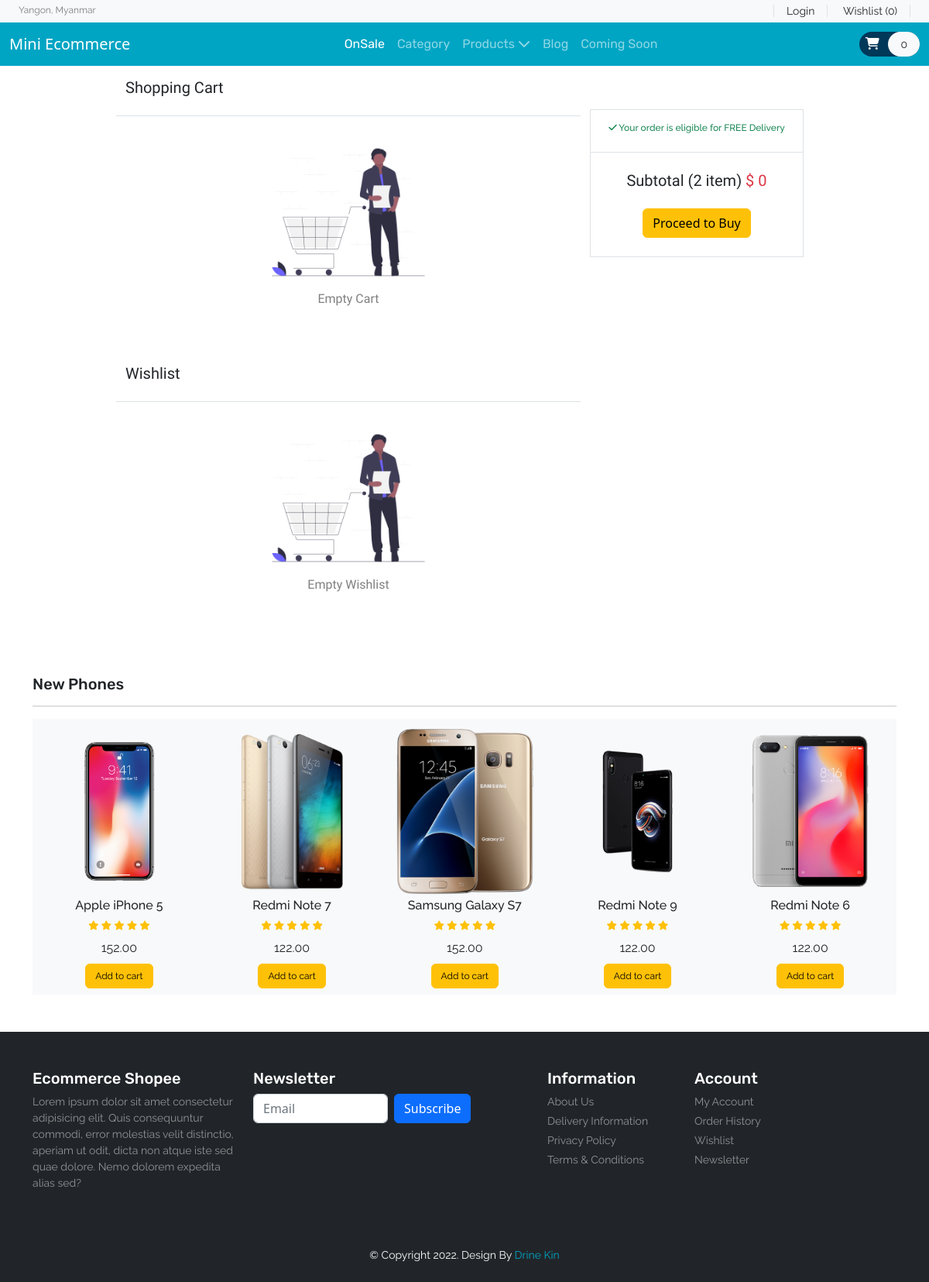
The app's page /cart.php with its own data.
### tables this page shows
CREATE TABLE `product` (
  `item_id` int(11) NOT NULL,
  `item_brand` varchar(200) NOT NULL,
  `item_name` varchar(255) NOT NULL,
  `item_price` double(10,2) NOT NULL,
  `item_image` varchar(255) NOT NULL,
  `item_register` datetime DEFAULT NULL
);

### cart.php (called while the page is built, shortened)
<?php
    include('header.php');
?>
<?php
    count($product->getData('cart')) ? include('Template/_cart.php') : include('Template/notFound/_cart_notFound.php');
    count($product->getData('wishlist')) ? include('Template/_wishlist.php') : include('Template/notFound/_wishlist_notFound.php');
    include('Template/_new-phones.php');
?>
<?php
    include('footer.php');
?>

### database/DBController.php (called while the page is built, shortened)
<?php
class DBController {
    private $host = "localhost";
    private $user = "root";
    private $password = "";
    private $database = "ecommerce";
    public function __construct()
    {
        $this->conn = mysqli_connect($this->host, $this->user, $this->password, $this->database);
    }
}

### functions.php (called while the page is built)
<?php
  require('database/DBController.php');
  require('database/Product.php');
  require('database/Cart.php');
  $db = new DBController();
  $product = new Product($db);
  $product_shuffle = $product->getData();
  $cart = new Cart($db);
?>

### database/Product.php (called while the page is built, shortened)
<?php
class Product {
    public $db = null;
    public function __construct(DBController $db)
    {
        $this->db = $db;
    }
    public function getData($table = 'product') {
        $result = $this->db->conn->query("SELECT * FROM {$table}");
        $resultArray = array();
        while($item = mysqli_fetch_array($result, MYSQLI_ASSOC)) {
            $resultArray[] = $item;
        }
        return $resultArray;
    }
}

### Template/_new-phones.php (the view, shortened to what this page needs)
<?php
    shuffle($product_shuffle);
?>
 <section id="new-phones">
            <div class="container py-5">
                <h4 class="font-rubik font-size-20">New Phones</h4>
                <hr>
                <div class="owl-carousel owl-theme">
                <?php
                shuffle($product_shuffle);
                foreach($product_shuffle as $item) : ?>
                    <div class="item py-2 bg-light">
                        <div class="product font-rale">
                            <a href="product.php?item_id=<?php echo $item['item_id']; ?>"><img src="<?php echo $item['item_image'] ?? './assets/products/1.png' ?>" alt="product 1" class="img-fluid"></a>
                            <div class="text-center">
                                <h6><?php echo $item['item_name'] ?? 'Unknown' ?></h6>
                                <div class="rating text-warning font-size-12">
                                    <span><i class="fas fa-star"></i></span>
                                    <span><i class="fas fa-star"></i></span>
                                    <span><i class="fas fa-star"></i></span>
                                    <span><i class="fas fa-star"></i></span>
                                    <span><i class="fas fa-star"></i></span>
                                </div>
                                <div class="price py-2">
                                    <span><?php echo $item['item_price'] ?? 0; ?></span>
                                </div>
                                <form action="" method="post">
                                <?php
                                    if(in_array($item['item_id'], $cart->getCartId($product->getData('cart')) ?? [])) {
                                        echo '<button type="submit" class="btn btn-success font-size-12" disabled name="new-phones-submit">In the cart</button>';
                                    } else {
                                        echo '<button type="submit" class="btn btn-warning font-size-12" name="new-phones-submit">Add to cart</button>';
                                    }
                                ?>
                                </form>
                            </div>
                        </div>
                    </div>
                    <?php endforeach; ?>
                </div>
            </div>
        </section>

### header.php (shortened to what this page needs)
<?php
  require('functions.php');
?>
<!DOCTYPE html>
<html lang="en">
<head>
    <link href="https://cdn.jsdelivr.net/npm/bootstrap@5.2.1/dist/css/bootstrap.min.css" rel="stylesheet">
    <link rel="stylesheet" href="https://cdnjs.cloudflare.com/ajax/libs/OwlCarousel2/2.3.4/assets/owl.carousel.min.css">
    <link rel="stylesheet" href="https://cdnjs.cloudflare.com/ajax/libs/OwlCarousel2/2.3.4/assets/owl.theme.default.min.css">
    <link rel="stylesheet" href="https://cdnjs.cloudflare.com/ajax/libs/font-awesome/6.2.0/css/all.min.css">
    <link rel="stylesheet" href="style.css">
</head>
<body>
    <header id="header">
        <div class="strip d-flex justify-content-between px-4 py-1 bg-light">
            <p class="font-rale font-size-12 text-black-50 m-0">Yangon, Myanmar</p>
            <div class="font-rale font-size-14">
                <a href="#" class="px-3 border-end border-start text-dark">Login</a>
                <a href="#" class="px-3 border-end text-dark">Wishlist (0)</a>
            </div>
        </div>
        <nav class="navbar navbar-expand-lg navbar-dark color-second-bg">
            <div class="container-fluid">
              <a class="navbar-brand" href="#">Mini Ecommerce</a>
              <div class="collapse navbar-collapse" id="navbarNav">
                <ul class="navbar-nav m-auto font-rubik">
                  <li class="nav-item">
                    <a class="nav-link active" aria-current="page" href="#">OnSale</a>
                  </li>
                  <li class="nav-item">
                    <a class="nav-link" href="#">Category</a>
                  </li>
                  <li class="nav-item">
                    <a class="nav-link" href="#">Products <i class="fas fa-chevron-down"></i></a>
                  </li>
                  <li class="nav-item">
                    <a class="nav-link" href="#">Blog</a>
                  </li>
                  <li class="nav-item">
                    <a class="nav-link" href="#">Coming Soon</a>
                  </li>
                </ul>
                <form action="#" class="font-size-14 font-rale">
                    <a href="cart.php" class="py-2 rounded-pill color-primary-bg">
                        <span class="font-size-16 px-2 text-white"><i class="fas fa-shopping-cart"></i></span>
                        <span class="px-3 py-2 rounded-pill text-dark bg-light"><?php echo count($product->getData('cart')); ?></span>
                    </a>
                </form>
              </div>
            </div>
          </nav>
    </header>
    <main id="main-site">

### Template/notFound/_cart_notFound.php (shortened to what this page needs)
<section id="cart" class="py-3">
       <div class="container-fluid w-75">
           <h5 class="font-bloo font-size-20">Shopping Cart</h5>
           <div class="row">
               <div class="col-sm-8">
               <div class="row border-top py-3 mt-3">
                   <div class="col-sm-12 text-center py-2">
                       <img src="./assets/blog/empty_cart.png" alt="Empty Cart" class="img-fluid" style="height: 200px;">
                       <p class="font-bloo font-size-16 text-black-50">Empty Cart</p>
                   </div>
               </div>
               </div>
               <div class="col-sm-4">
                   <div class="sub-total border text-center mt-2">
                       <h6 class="font-size-12 font-rale text-success py-3"><i class="fas fa-check"></i> Your order is eligible for FREE Delivery</h6>
                       <div class="border-top py-4">
                           <h5 class="font-bloo font-size-20">Subtotal (2 item)&nbsp;<span class="text-danger" >$ <span class="text-danger" id="deal-price"><?php echo isset($subTotal) ? $cart->getSubTotal($subTotal) : 0;  ?></span></h5>
                           <button class="btn btn-warning mt-3">Proceed to Buy</button>
                       </div>
                   </div>
               </div>
           </div>
       </div>
      </section>

### Template/notFound/_wishlist_notFound.php (shortened to what this page needs)
<section id="cart" class="py-3">
       <div class="container-fluid w-75">
           <h5 class="font-bloo font-size-20">Wishlist</h5>
           <div class="row">
               <div class="col-sm-8">
                   <div class="row border-top py-3 mt-3">
                       <div class="col-sm-12 text-center py-2">
                           <img src="./assets/blog/empty_cart.png" alt="Empty Wishlist" class="img-fluid" style="height: 200px;">
                           <p class="font-bloo font-size-16 text-black-50">Empty Wishlist</p>
                       </div>
                   </div>
               </div>
           </div>
       </div>
      </section>

### footer.php (shortened to what this page needs)
</main>
    <footer id="footer" class="text-white bg-dark py-5">
        <div class="container">
            <div class="row">
                <div class="col-lg-3 col-12">
                    <h4 class="font-rubik font-size-20">Ecommerce Shopee</h4>
                    <p class="font-size-14 font-rale text-white-50">Lorem ipsum dolor sit amet consectetur adipisicing elit. Quis consequuntur commodi, error molestias velit distinctio, aperiam ut odit, dicta non atque iste sed quae dolore. Nemo dolorem expedita alias sed?</p>
                </div>
                <div class="col-lg-4 col-12">
                    <h4 class="font-rubik font-size-20">Newsletter</h4>
                    <form class="row g-2">
                        <div class="col">
                            <input type="text" class="form-control" placeholder="Email">
                        </div>
                        <div class="col">
                            <button type="submit" class="btn btn-primary mb-2">Subscribe</button>
                        </div>
                    </form>
                </div>
                <div class="col-lg-2 col-12">
                    <h4 class="font-rubik font-size-20">Information</h4>
                    <div class="d-flex flex-column flex-wrap">
                        <a href="#" class="font-rale font-size-14 text-white-50 pb-1">About Us</a>
                        <a href="#" class="font-rale font-size-14 text-white-50 pb-1">Delivery Information</a>
                        <a href="#" class="font-rale font-size-14 text-white-50 pb-1">Privacy Policy</a>
                        <a href="#" class="font-rale font-size-14 text-white-50 pb-1">Terms & Conditions</a>
                    </div>
                </div>
                <div class="col-lg-2 col-12">
                    <h4 class="font-rubik font-size-20">Account</h4>
                    <div class="d-flex flex-column flex-wrap">
                        <a href="#" class="font-rale font-size-14 text-white-50 pb-1">My Account</a>
                        <a href="#" class="font-rale font-size-14 text-white-50 pb-1">Order History</a>
                        <a href="#" class="font-rale font-size-14 text-white-50 pb-1">Wishlist</a>
                        <a href="#" class="font-rale font-size-14 text-white-50 pb-1">Newsletter</a>
                    </div>
                </div>
            </div>
        </div>
    </footer>
    <div class="copyright text-center bg-dark text-white py-2">
        <p class="font-rale font-size-14">&copy; Copyright 2022. Design By <a href="#" class="color-second">Drine Kin</a></p>
    </div>
</body>
</html>

### style.css (style rules this page uses)
button, button:focus { outline: none !important; box-shadow: none !important; }
a { text-decoration: none; }
.font-bloo { font-family: "Baloo Thambi 2", cursive; }
.font-rale { font-family: "Raleway", cursive; }
.font-rubik { font-family: "Rubik", cursive; }
.font-size-12 { font-size: 12px; }
.font-size-14 { font-size: 14px; }
.font-size-16 { font-size: 16px; }
.font-size-20 { font-size: 20px; }
.color-primary-bg { background: #003859; }
.color-second { color: #00A5C4; }
.color-second-bg { background: #00A5C4; }

### records on screen
product: item_image (picture), item_name "Apple iPhone 5", item_price "152.00"
product: item_image (picture), item_name "Redmi Note 7", item_price "122.00"
product: item_image (picture), item_name "Samsung Galaxy S7", item_price "152.00"
product: item_image (picture), item_name "Redmi Note 9", item_price "122.00"
product: item_image (picture), item_name "Redmi Note 6", item_price "122.00"

### other values on screen
count($product->getData('cart')) "0"
